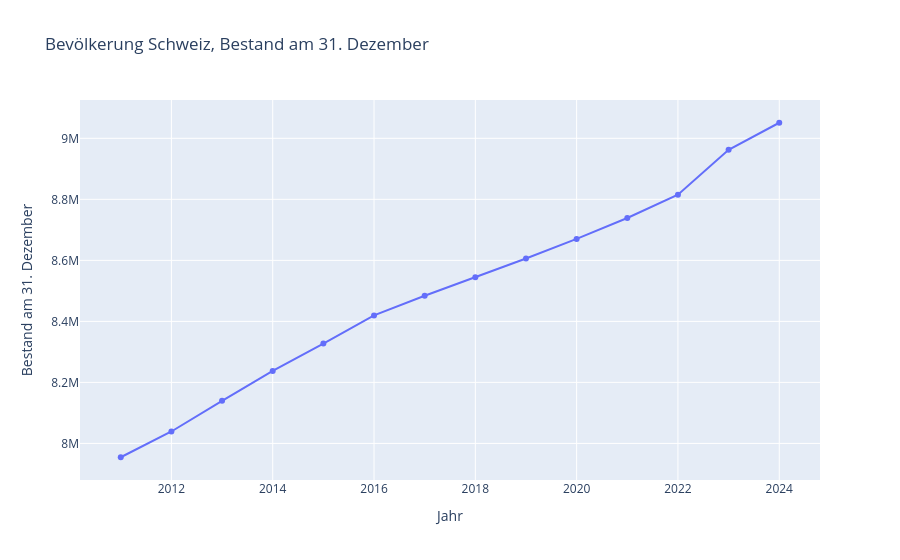

The cell this chart's notebook holds for it:
### Code cell
df_population_ch = df_population_processed[
    (df_population_processed["canton"] == "Schweiz") &
    (df_population_processed["age_label"].eq("Alter - Total"))
].copy()

px.line(
    df_population_ch,
    x="year",
    y="population",
    markers=True,
    title="Bevölkerung Schweiz, Bestand am 31. Dezember",
    labels={"year": "Jahr", "population": "Bestand am 31. Dezember"},
)

### Figure 1 — Plotly figure (JSON) as saved in the notebook; plotly's stock layout.template omitted (floating-point values rounded to 4 significant figures)
{"data": [{"hovertemplate": "Jahr=%{x}<br>Bestand am 31. Dezember=%{y}<extra></extra>", "legendgroup": "", "line": {"color": "#636efa", "dash": "solid"}, "marker": {"symbol": "circle"}, "mode": "lines+markers", "name": "", "orientation": "v", "showlegend": false, "type": "scatter", "x": [2011, 2012, 2013, 2014, 2015, 2016, 2017, 2018, 2019, 2020, 2021, 2022, 2023, 2024], "xaxis": "x", "y": [7954662, 8039060, 8139631, 8237666, 8327126, 8419550, 8484130, 8544527, 8606033, 8670300, 8738791, 8815385, 8962258, 9051029], "yaxis": "y"}], "layout": {"legend": {"tracegroupgap": 0}, "title": {"text": "Bevölkerung Schweiz, Bestand am 31. Dezember"}, "xaxis": {"anchor": "y", "domain": [0, 1], "title": {"text": "Jahr"}}, "yaxis": {"anchor": "x", "domain": [0, 1], "title": {"text": "Bestand am 31. Dezember"}}}}
